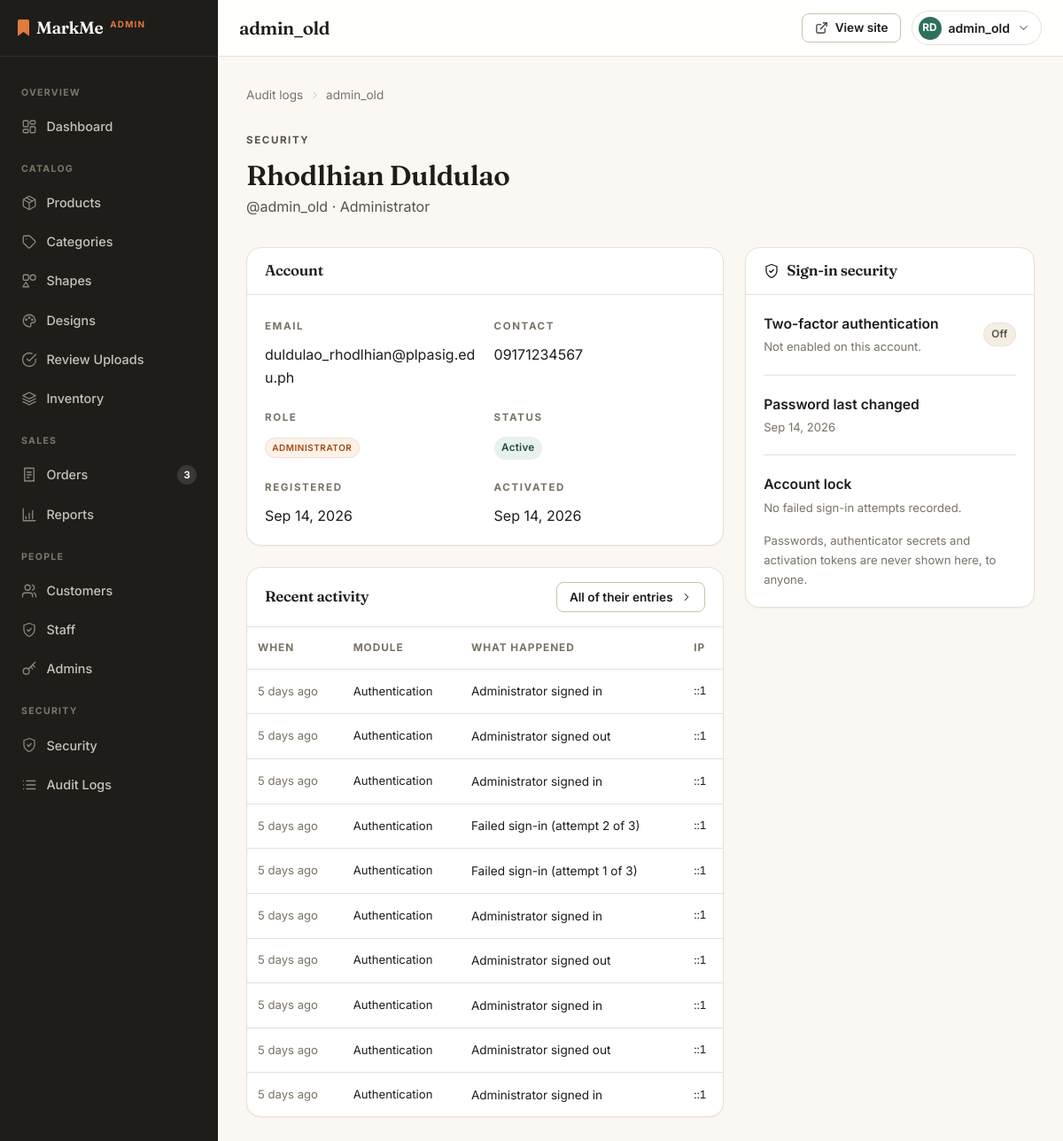
/admin/user_view.php?id=1 (signed in), run on the app's committed database.
### tables this page shows
CREATE TABLE `users` (
  `user_id` int(10) UNSIGNED NOT NULL,
  `role` enum('customer','staff','admin') NOT NULL DEFAULT 'customer',
  `username` varchar(50) NOT NULL,
  `email` varchar(150) NOT NULL,
  `password_hash` varchar(255) NOT NULL,
  `mfa_secret` varchar(64) DEFAULT NULL,
  `mfa_enabled` tinyint(1) NOT NULL DEFAULT 0,
  `mfa_confirmed_at` timestamp NULL DEFAULT NULL,
  `password_changed_at` timestamp NULL DEFAULT NULL,
  `full_name` varchar(150) NOT NULL,
  `avatar_path` varchar(255) DEFAULT NULL,
  `contact_number` varchar(30) DEFAULT NULL,
  `address` varchar(255) DEFAULT NULL,
  `city` varchar(100) DEFAULT NULL,
  `province` varchar(100) DEFAULT NULL,
  `postal_code` varchar(10) DEFAULT NULL,
  `is_active` tinyint(1) NOT NULL DEFAULT 1,
  `activated_at` timestamp NULL DEFAULT NULL,
  `created_at` timestamp NOT NULL DEFAULT current_timestamp()
);

CREATE TABLE `activity_log` (
  `log_id` int(10) UNSIGNED NOT NULL,
  `user_id` int(10) UNSIGNED DEFAULT NULL,
  `actor_role` enum('customer','staff','admin','guest') NOT NULL DEFAULT 'guest',
  `actor_name` varchar(100) NOT NULL,
  `action` varchar(50) NOT NULL,
  `module` varchar(40) DEFAULT NULL,
  `entity_type` varchar(30) DEFAULT NULL,
  `entity_id` int(10) UNSIGNED DEFAULT NULL,
  `summary` varchar(255) NOT NULL,
  `ip_address` varchar(45) DEFAULT NULL,
  `user_agent` varchar(255) DEFAULT NULL,
  `created_at` timestamp NOT NULL DEFAULT current_timestamp()
);

### admin/includes/admin_header.php (called while the page is built, shortened)
<?php
require_once __DIR__ . '/../../includes/icons.php';
require __DIR__ . '/../../includes/backoffice/shell_header.php';

### config/db.php (called while the page is built, shortened)
<?php
function db(): PDO
{
    static $pdo = null;
    if ($pdo === null) {
        $dsn = 'mysql:host=' . DB_HOST . ';dbname=' . DB_NAME . ';charset=' . DB_CHARSET;
        $pdo = new PDO($dsn, DB_USER, DB_PASS, [
            PDO::ATTR_ERRMODE => PDO::ERRMODE_EXCEPTION,
            PDO::ATTR_DEFAULT_FETCH_MODE => PDO::FETCH_ASSOC,
            PDO::ATTR_EMULATE_PREPARES => false,
        ]);
    }
    return $pdo;
}

### includes/functions.php (called while the page is built, shortened)
<?php
require_once __DIR__ . '/../config/db.php';
function e(?string $value): string
{
    return htmlspecialchars($value ?? '', ENT_QUOTES, 'UTF-8');
}
function current_user(): ?array
{
    return $_SESSION['user'] ?? null;
}
function role_label(?string $role = null): string
{
    $role = $role ?? ($_SESSION['user']['role'] ?? '');
    return ['admin' => 'Administrator', 'staff' => 'Staff', 'customer' => 'Customer'][$role] ?? 'User';
}
function initials(?string $name): string
{
    $parts = preg_split('/\s+/', trim((string)$name)) ?: [];
    $parts = array_values(array_filter($parts));
    $first = mb_substr($parts[0], 0, 1);
    $last = count($parts) > 1 ? mb_substr($parts[count($parts) - 1], 0, 1) : '';
    return mb_strtoupper($first . $last);
}
function time_ago(string $timestamp): string
{
    $then = strtotime($timestamp);
    $diff = max(0, time() - $then);
    foreach ([
        [31536000, 'year'],
        [2592000, 'month'],
        [604800, 'week'],
        [86400, 'day'],
        [3600, 'hour'],
        [60, 'minute'],
    ] as [$seconds, $unit]) {
        if ($diff >= $seconds) {
            $n = (int)floor($diff / $seconds);
            return $n . ' ' . $unit . ($n === 1 ? '' : 's') . ' ago';
        }
    }
    return 'just now';
}

### includes/security.php (called while the page is built, shortened)
<?php
require_once __DIR__ . '/functions.php';
function lock_row(int $userId): ?array
{
    $stmt = db()->prepare('SELECT * FROM account_locks WHERE user_id = :id');
    $stmt->execute(['id' => $userId]);
    return $stmt->fetch() ?: null;
}

### admin/user_view.php (the view, shortened to what this page needs)
<?php
$userId = (int)($_GET['id'] ?? 0);
$stmt = db()->prepare(
    'SELECT user_id, role, username, email, full_name, avatar_path, contact_number,
            address, city, province, postal_code, is_active, created_at, activated_at,
            mfa_enabled, mfa_confirmed_at, password_changed_at
       FROM users WHERE user_id = :id'
);
$stmt->execute(['id' => $userId]);
$account = $stmt->fetch();
$pageTitle = $account ? $account['username'] : 'Account';
require __DIR__ . '/includes/admin_header.php';
    ?>
    <?php
$lock = lock_row($userId);
$eventStmt = db()->prepare(
    'SELECT * FROM activity_log WHERE user_id = :id
      ORDER BY created_at DESC, log_id DESC LIMIT 10'
);
$eventStmt->execute(['id' => $userId]);
$events = $eventStmt->fetchAll();
?>
<nav class="breadcrumbs" aria-label="Breadcrumb">
    <a href="<?= BASE_URL ?>/admin/audit_logs.php">Audit logs</a>
    <span class="sep" aria-hidden="true"><?= icon('chevron-right', 13) ?></span>
    <span aria-current="page"><?= e($account['username']) ?></span>
</nav>
<div class="page-head">
    <div>
        <p class="eyebrow eyebrow-muted">Security</p>
        <h2 style="margin-top:var(--s-2)"><?= e($account['full_name']) ?></h2>
        <p>@<?= e($account['username']) ?> &middot; <?= e(role_label($account['role'])) ?></p>
    </div>
</div>
<div class="cart-grid">
    <div class="d-flex flex-column" style="gap:var(--s-6)">
        <section class="card card-flush">
            <div class="panel-head"><h2>Account</h2></div>
            <div class="panel-body">
                <div class="form-grid">
                    <div>
                        <p class="eyebrow eyebrow-muted">Email</p>
                        <p style="margin-top:var(--s-2)"><?= e($account['email']) ?></p>
                    </div>
                    <div>
                        <p class="eyebrow eyebrow-muted">Contact</p>
                        <p style="margin-top:var(--s-2)"><?= e($account['contact_number'] ?: '—') ?></p>
                    </div>
                    <div>
                        <p class="eyebrow eyebrow-muted">Role</p>
                        <p style="margin-top:var(--s-2)">
                            <span class="badge badge-role r-<?= e($account['role']) ?>">
                                <?= e(role_label($account['role'])) ?>
                            </span>
                        </p>
                    </div>
                    <div>
                        <p class="eyebrow eyebrow-muted">Status</p>
                        <p style="margin-top:var(--s-2)">
                            <span class="badge bg-<?= $account['is_active'] ? 'success' : 'secondary' ?>">
                                <?= $account['is_active'] ? 'Active' : 'Inactive' ?>
                            </span>
                        </p>
                    </div>
                    <div>
                        <p class="eyebrow eyebrow-muted">Registered</p>
                        <p style="margin-top:var(--s-2)">
                            <?= e(date('M j, Y', strtotime((string)$account['created_at']))) ?>
                        </p>
                    </div>
                    <div>
                        <p class="eyebrow eyebrow-muted">Activated</p>
                        <p style="margin-top:var(--s-2)">
                            <?= $account['activated_at']
                                ? e(date('M j, Y', strtotime((string)$account['activated_at'])))
                                : 'Not activated' ?>
                        </p>
                    </div>
                </div>
            </div>
        </section>
        <section class="card card-flush">
            <div class="panel-head">
                <h2>Recent activity</h2>
                <a href="<?= BASE_URL ?>/admin/audit_logs.php?who=user:<?= (int)$account['user_id'] ?>"
                   class="btn btn-secondary btn-sm">
                    All of their entries <?= icon('chevron-right', 14) ?>
                </a>
            </div>
            <div class="table-responsive">
                <table class="table">
                    <thead>
                        <tr>
                            <th scope="col">When</th>
                            <th scope="col">Module</th>
                            <th scope="col">What happened</th>
                            <th scope="col">IP</th>
                        </tr>
                    </thead>
                    <tbody>
                        <?php foreach ($events as $ev): ?>
                            <tr>
                                <td class="text-muted" style="font-size:.82rem;white-space:nowrap">
                                    <?= e(time_ago((string)$ev['created_at'])) ?>
                                </td>
                                <td style="font-size:.82rem"><?= e((string)($ev['module'] ?? '—')) ?></td>
                                <td style="font-size:.85rem"><?= e($ev['summary']) ?></td>
                                <td class="mono-num" style="font-size:.78rem"><?= e((string)($ev['ip_address'] ?? '—')) ?></td>
                            </tr>
                        <?php endforeach; ?>
                    </tbody>
                </table>
            </div>
        </section>
    </div>
    <aside class="d-flex flex-column" style="gap:var(--s-5)">
        <section class="card card-flush">
            <div class="panel-head">
                <h2 class="d-flex align-items-center gap-2"><?= icon('shield', 18) ?> Sign-in security</h2>
            </div>
            <div class="panel-body">
                <div class="setting-row">
                    <div>
                        <p class="setting-title">Two-factor authentication</p>
                        <p class="form-text" style="margin:0">
                            <?= $account['mfa_enabled']
                                ? 'On since ' . e(date('M j, Y', strtotime((string)$account['mfa_confirmed_at'])))
                                : 'Not enabled on this account.' ?>
                        </p>
                    </div>
                    <span class="badge bg-<?= $account['mfa_enabled'] ? 'success' : 'secondary' ?>">
                        <?= $account['mfa_enabled'] ? 'On' : 'Off' ?>
                    </span>
                </div>
                <div class="setting-row">
                    <div>
                        <p class="setting-title">Password last changed</p>
                        <p class="form-text" style="margin:0">
                            <?= $account['password_changed_at']
                                ? e(date('M j, Y', strtotime((string)$account['password_changed_at'])))
                                : 'Never recorded' ?>
                        </p>
                    </div>
                </div>
                <div class="setting-row">
                    <div>
                        <p class="setting-title">Account lock</p>
                        <p class="form-text" style="margin:0">
                            <?php if ($lock && $lock['locked_at']): ?>
                                Locked <?= e(time_ago((string)$lock['locked_at'])) ?>
                                after <?= (int)$lock['failed_attempts'] ?> failed attempts.
                            <?php elseif ($lock): ?>
                                <?= (int)$lock['failed_attempts'] ?> failed
                                attempt<?= (int)$lock['failed_attempts'] === 1 ? '' : 's' ?>, not locked.
                            <?php else: ?>
                                No failed sign-in attempts recorded.
                            <?php endif; ?>
                        </p>
                    </div>
                </div>
                <p class="form-text" style="margin-top:var(--s-4)">
                    Passwords, authenticator secrets and activation tokens are never shown here,
                    to anyone.
                </p>
            </div>
        </section>
    </aside>
</div>
<?php require __DIR__ . '/../includes/backoffice/shell_footer.php'; ?>

### includes/backoffice/shell_header.php (shortened to what this page needs)
<?php
$pageTitle = $pageTitle ?? 'Admin';
?>
<!DOCTYPE html>
<html lang="en" data-base="<?= BASE_URL ?>">
<head>
    <link href="https://cdn.jsdelivr.net/npm/bootstrap@5.3.3/dist/css/bootstrap.min.css" rel="stylesheet">
    <?php require __DIR__ . '/../../includes/styles.php'; ?>
</head>
<body class="admin-body">
<div class="admin-shell">
    <?php require __DIR__ . '/../../includes/backoffice/sidebar.php'; ?>
    <div class="admin-main">
        <header class="admin-top">
            <h1><?= e($pageTitle) ?></h1>
            <div class="admin-top-actions">
                <a class="btn btn-secondary btn-sm" href="<?= BASE_URL ?>/customer/index.php">
                    <?= icon('external', 15) ?> <span class="d-none d-sm-inline">View site</span>
                </a>
                <div class="dropdown account-menu">
                    <button type="button" class="header-user" id="adminAccountBtn"
                            data-bs-toggle="dropdown" data-bs-offset="0,8" aria-expanded="false">
                        <span class="avatar" aria-hidden="true"><?= e(initials(current_user()['full_name'])) ?></span>
                        <span class="name"><?= e(current_user()['username']) ?></span>
                        <span class="caret" aria-hidden="true"><?= icon('chevron-down', 15) ?></span>
                    </button>
                </div>
            </div>
        </header>
        <main class="admin-content">

### data on the page
users: full_name "RD", username "admin_old", full_name "Rhodlhian Duldulao", role "Administrator", email "duldulao_rhodlhian@plpasig.edu.ph", contact_number "09171234567", role "ADMINISTRATOR", created_at "Sep 14, 2026", activated_at "Sep 14, 2026", password_changed_at "Sep 14, 2026"
activity_log: created_at "5 days ago", module "Authentication", summary "Administrator signed in", ip_address "::1"
activity_log: created_at "5 days ago", module "Authentication", summary "Administrator signed out", ip_address "::1"
activity_log: created_at "5 days ago", module "Authentication", summary "Administrator signed in", ip_address "::1"
activity_log: created_at "5 days ago", module "Authentication", summary "Failed sign-in (attempt 2 of 3)", ip_address "::1"
activity_log: created_at "5 days ago", module "Authentication", summary "Failed sign-in (attempt 1 of 3)", ip_address "::1"
activity_log: created_at "5 days ago", module "Authentication", summary "Administrator signed in", ip_address "::1"
activity_log: created_at "5 days ago", module "Authentication", summary "Administrator signed out", ip_address "::1"
activity_log: created_at "5 days ago", module "Authentication", summary "Administrator signed in", ip_address "::1"
activity_log: created_at "5 days ago", module "Authentication", summary "Administrator signed out", ip_address "::1"
activity_log: created_at "5 days ago", module "Authentication", summary "Administrator signed in", ip_address "::1"

### other printed values
is_admin() ? 'Admin' : 'Staff' "ADMIN"
$label "OVERVIEW"
$text "Dashboard"
$label "CATALOG"
$text "Products"
$text "Categories"
$text "Shapes"
$text "Designs"
$text "Review Uploads"
$text "Inventory"
$label "SALES"
$text "Orders"
$badge "3"
$text "Reports"
$label "PEOPLE"
